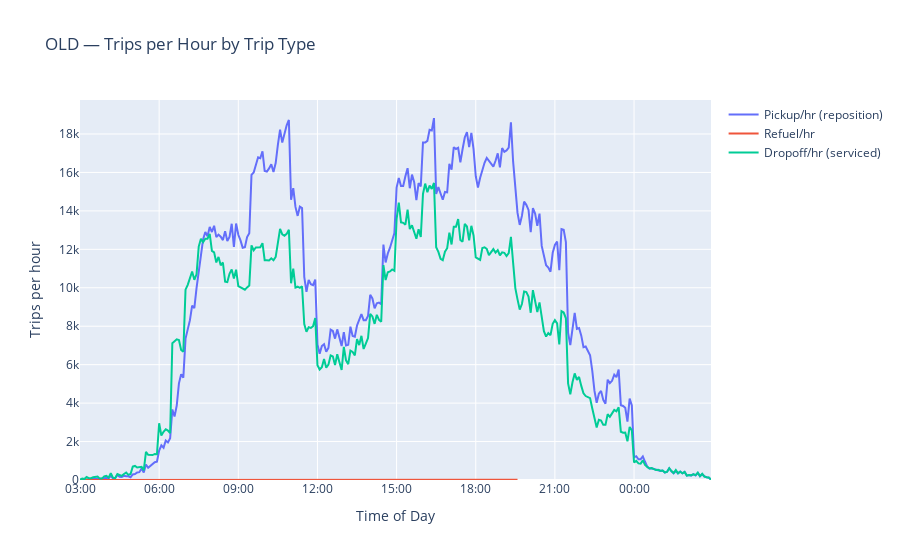
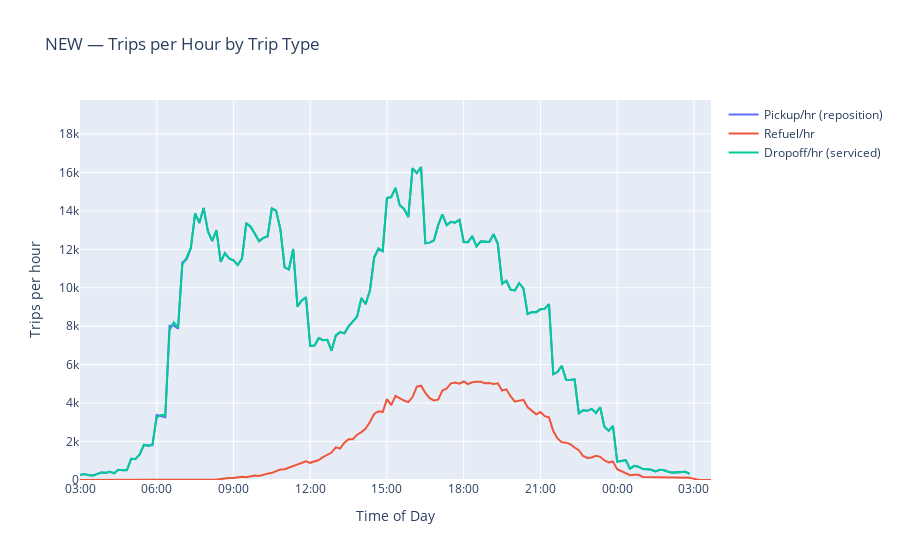

The notebook cell these images were saved under, in order:
### Code cell
# Trips/hour by trip type — separate OLD vs NEW plots (same y-axis)

# NEW: trip_type has pickup / dropoff / refuel
tt = new_df["trip_type"].astype(str).str.lower()
new_pickup   = tt.eq("pickup")
new_dropoff  = tt.eq("dropoff")
new_refuel   = tt.eq("refuel")

# OLD: destinationPurpose -> 1/3 = pickup, 2 = dropoff, 4 = refuel
dp = pd.to_numeric(old_df[" destinationPurpose"], errors="coerce")
old_pickup   = dp.isin([1,3])
old_dropoff  = dp.eq(2)
old_refuel   = dp.eq(4)

# Counts → trips/hour
new_pk = new_df.loc[new_pickup,  "depart_bin"].dropna().astype(int).value_counts().sort_index()
new_do = new_df.loc[new_dropoff, "depart_bin"].dropna().astype(int).value_counts().sort_index()
new_rf = new_df.loc[new_refuel,  "depart_bin"].dropna().astype(int).value_counts().sort_index()
if len(new_pk): new_pk = new_pk.reindex(pd.RangeIndex(0, new_pk.index.max()+1), fill_value=0)
if len(new_do): new_do = new_do.reindex(pd.RangeIndex(0, new_do.index.max()+1), fill_value=0)
if len(new_rf): new_rf = new_rf.reindex(pd.RangeIndex(0, new_rf.index.max()+1), fill_value=0)
new_pk_rate, new_do_rate, new_rf_rate = new_pk*(60/10), new_do*(60/10), new_rf*(60/10)

old_pk = old_df.loc[old_pickup,  "startPeriod"].dropna().astype(int).value_counts().sort_index()
old_do = old_df.loc[old_dropoff, "startPeriod"].dropna().astype(int).value_counts().sort_index()
old_rf = old_df.loc[old_refuel,  "startPeriod"].dropna().astype(int).value_counts().sort_index()
if len(old_pk): old_pk = old_pk.reindex(pd.RangeIndex(0, old_pk.index.max()+1), fill_value=0)
if len(old_do): old_do = old_do.reindex(pd.RangeIndex(0, old_do.index.max()+1), fill_value=0)
if len(old_rf): old_rf = old_rf.reindex(pd.RangeIndex(0, old_rf.index.max()+1), fill_value=0)
old_pk_rate, old_do_rate, old_rf_rate = old_pk*(60/5), old_do*(60/5), old_rf*(60/5)

# Common y-axis
ymax = float(pd.concat([new_pk_rate,new_do_rate,new_rf_rate,old_pk_rate,old_do_rate,old_rf_rate]).max())*1.05

# OLD plot
fig_old = go.Figure()
fig_old.add_trace(go.Scatter(x=start_time+pd.to_timedelta(old_pk_rate.index*5, unit="m"),
                             y=old_pk_rate.values, mode="lines", name="Pickup/hr (reposition)"))
fig_old.add_trace(go.Scatter(x=start_time+pd.to_timedelta(old_rf_rate.index*5, unit="m"),
                             y=old_rf_rate.values, mode="lines", name="Refuel/hr"))
fig_old.add_trace(go.Scatter(x=start_time+pd.to_timedelta(old_do_rate.index*5, unit="m"),
                             y=old_do_rate.values, mode="lines", name="Dropoff/hr (serviced)"))
fig_old.update_layout(title="OLD — Trips per Hour by Trip Type",
                      xaxis_title="Time of Day", yaxis_title="Trips per hour",
                      hovermode="x unified", xaxis=dict(tickformat="%H:%M"),
                      yaxis=dict(range=[0, ymax]))
fig_old.show()

# NEW plot
fig_new = go.Figure()
fig_new.add_trace(go.Scatter(x=start_time+pd.to_timedelta(new_pk_rate.index*10, unit="m"),
                             y=new_pk_rate.values, mode="lines", name="Pickup/hr (reposition)"))
fig_new.add_trace(go.Scatter(x=start_time+pd.to_timedelta(new_rf_rate.index*10, unit="m"),
                             y=new_rf_rate.values, mode="lines", name="Refuel/hr"))
fig_new.add_trace(go.Scatter(x=start_time+pd.to_timedelta(new_do_rate.index*10, unit="m"),
                             y=new_do_rate.values, mode="lines", name="Dropoff/hr (serviced)"))
fig_new.update_layout(title="NEW — Trips per Hour by Trip Type",
                      xaxis_title="Time of Day", yaxis_title="Trips per hour",
                      hovermode="x unified", xaxis=dict(tickformat="%H:%M"),
                      yaxis=dict(range=[0, ymax]))
fig_new.show()

### Figure 1 — Plotly figure (JSON) as saved in the notebook; plotly's stock layout.template omitted (floating-point values rounded to 4 significant figures; data arrays with more than 128 entries replaced by an {"elided": "..."} marker saying what was removed)
{"data": [{"mode": "lines", "name": "Pickup/hr (reposition)", "type": "scatter", "x": {"elided": "288 str values"}, "y": {"elided": "288 float values"}}, {"mode": "lines", "name": "Refuel/hr", "type": "scatter", "x": {"elided": "200 str values"}, "y": {"elided": "200 float values"}}, {"mode": "lines", "name": "Dropoff/hr (serviced)", "type": "scatter", "x": {"elided": "288 str values"}, "y": {"elided": "288 float values"}}], "layout": {"hovermode": "x unified", "title": {"text": "OLD — Trips per Hour by Trip Type"}, "xaxis": {"tickformat": "%H:%M", "title": {"text": "Time of Day"}}, "yaxis": {"range": [0, 19770.0], "title": {"text": "Trips per hour"}}}}

### Figure 2 — Plotly figure (JSON) as saved in the notebook; plotly's stock layout.template omitted (floating-point values rounded to 4 significant figures; data arrays with more than 128 entries replaced by an {"elided": "..."} marker saying what was removed)
{"data": [{"mode": "lines", "name": "Pickup/hr (reposition)", "type": "scatter", "x": {"elided": "144 str values"}, "y": {"elided": "144 float values"}}, {"mode": "lines", "name": "Refuel/hr", "type": "scatter", "x": {"elided": "149 str values"}, "y": {"elided": "149 float values"}}, {"mode": "lines", "name": "Dropoff/hr (serviced)", "type": "scatter", "x": {"elided": "144 str values"}, "y": {"elided": "144 float values"}}], "layout": {"hovermode": "x unified", "title": {"text": "NEW — Trips per Hour by Trip Type"}, "xaxis": {"tickformat": "%H:%M", "title": {"text": "Time of Day"}}, "yaxis": {"range": [0, 19770.0], "title": {"text": "Trips per hour"}}}}
